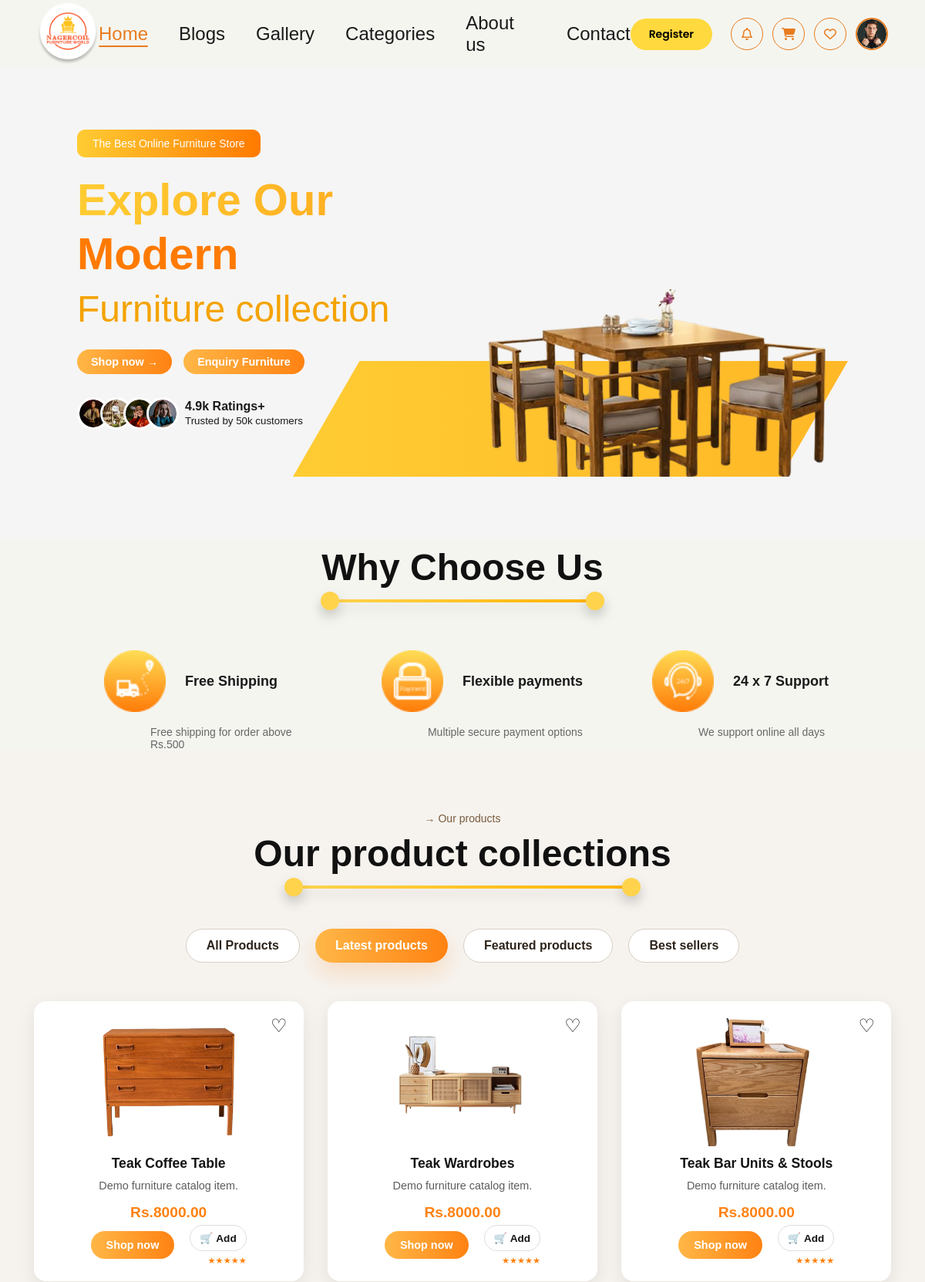
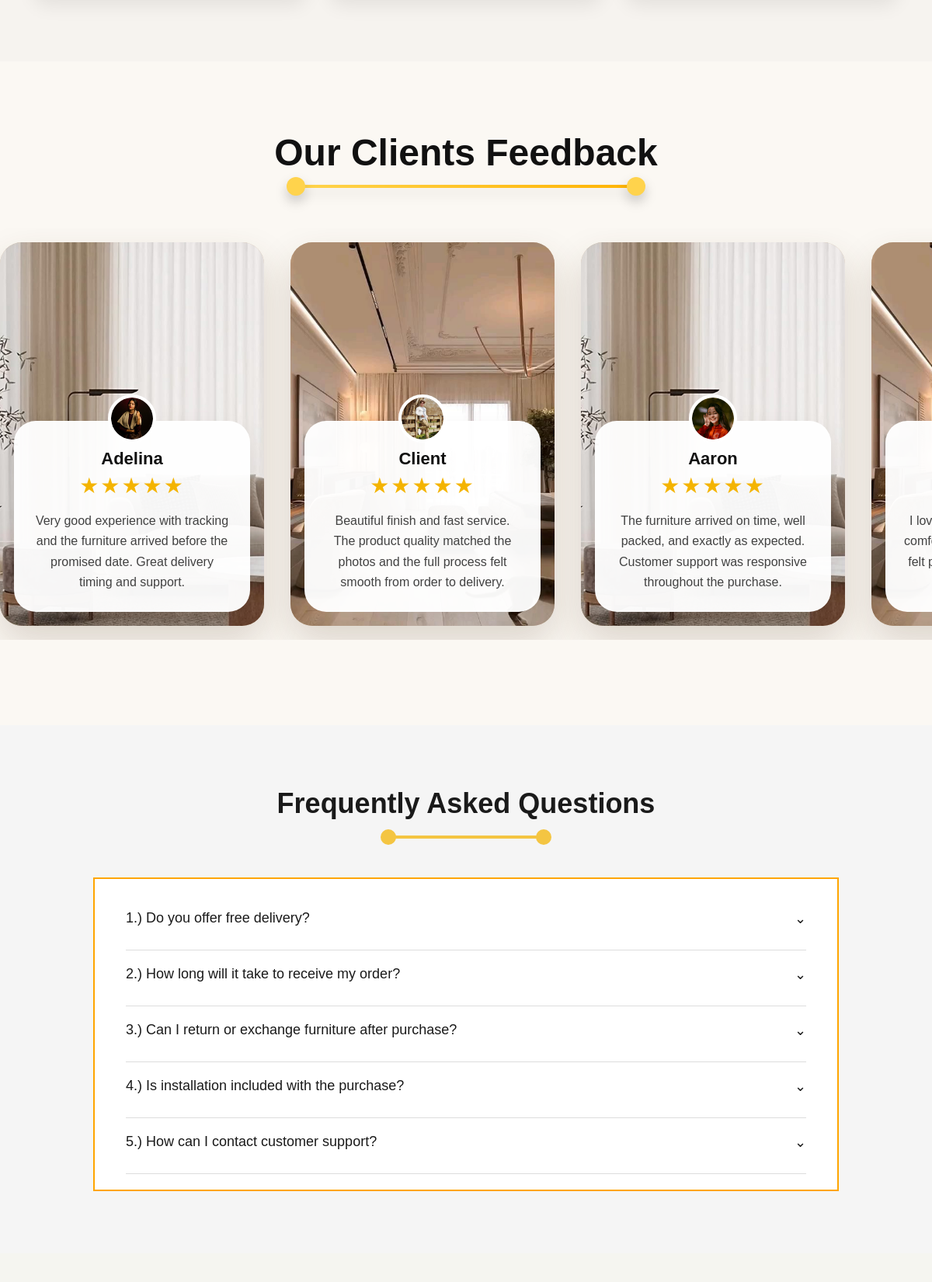
The page / (upper part) on the database its author committed (2 pictures, top to bottom).
### furniture/models.py (models this page shows, shortened)
class Product(models.Model):
    name = models.CharField(max_length=200)
    category = models.ForeignKey(Category, on_delete=models.CASCADE, related_name='products')
    description = models.TextField(blank=True)
    price = models.DecimalField(max_digits=10, decimal_places=2)
    image = models.ImageField(upload_to='products/')
    stock = models.PositiveIntegerField(default=0)
    created_at = models.DateTimeField(auto_now_add=True)

### furniture/views.py (the view)
# urls.py: path('',                    views.home,             name='home'),
def home(request):
    hero = HeroImage.objects.filter(is_active=True).first()
    featured_products = Product.objects.all()[:8]
    categories = Category.objects.all()
    wishlist_products = []
    if request.user.is_authenticated:
        wishlist_obj = Wishlist.objects.filter(user=request.user).first()
        if wishlist_obj:
            wishlist_products = list(wishlist_obj.products.all())
    context = {
        'hero_image': hero.image if hero else None,
        'featured_products': featured_products,
        'categories': categories,
        'wishlist_products': wishlist_products,
    }
    return render(request, 'home.html', context)

### furniture/templatetags/shop_tags.py (called while the page is built)
@register.simple_tag(takes_context=True)
def product_image_src(context, product):
    if product and getattr(product, 'image', None) and getattr(product.image, 'name', None):
        try:
            if product.image.storage.exists(product.image.name) and product.image.storage.size(product.image.name) > 300:
                return product.image.url
        except Exception:
            pass
    if product and getattr(product, 'id', None):
        fallback_num = (product.id % 9) + 1
        if fallback_num == 0:
            fallback_num = 1
    else:
        fallback_num = 1
    return f'/static/images/pro{fallback_num}.png'

### furniture/templates/home.html (shortened to what this page needs)
{% extends 'base.html' %}
{% load static %}
{% load shop_tags %}
{% block content %}
<div class="hero">
    <div class="hero-left">
        <div class="tag">The Best Online Furniture Store</div>
        <h1>
            <span class="animate-text">Explore Our</span>
            <span style="color:#ff7a00;">Modern</span>
        </h1>
        <div class="sub-text">Furniture collection</div>
        <div class="buttons">
            <a href="{% url 'shop' %}" class="btn btn-primary" style="text-decoration:none; display: inline-block;">Shop now →</a>
            <a href="{% url 'enquiry' %}" class="btn btn-link" style="text-decoration:none; display: inline-block;">Enquiry Furniture</a>
        </div>
        <div class="ratings">
            <img src="{% static 'images/t1.png' %}">
            <img src="{% static 'images/t2.png' %}">
            <img src="{% static 'images/t3.png' %}">
            <img src="{% static 'images/t4.png' %}">
            <div class="rating-text">
                <strong>4.9k Ratings+</strong><br>
                <small>Trusted by 50k customers</small>
            </div>
        </div>
    </div>
    <div class="hero-right">
        <img src="{% static 'images/homebanner.png' %}" alt="Furniture">
    </div>
</div>
 <section class="why-choose">
  <div class="section-heading">
    <h2 class="title">Why Choose Us</h2>
    <div class="feedback-underline"></div>
  </div>
<div class="features">
 <div class="feature-box">
    <div class="top-row">
      <div class="icon-circle">
        <img src="{% static 'images/homea.png' %}" alt="Shipping">
      </div>
      <h3>Free Shipping</h3>
    </div>
    <p>Free shipping for order above Rs.500</p>
  </div>
  <div class="feature-box">
    <div class="top-row">
      <div class="icon-circle">
        <img src="{% static 'images/homea2.png' %}" alt="Payment">
      </div>
      <h3>Flexible payments</h3>
    </div>
    <p>Multiple secure payment options</p>
  </div>
  <div class="feature-box">
    <div class="top-row">
      <div class="icon-circle">
        <img src="{% static 'images/homea3.png' %}" alt="Support">
      </div>
      <h3>24 x 7 Support</h3>
    </div>
    <p>We support online all days</p>
  </div>
</div>
</section>
<section class="product-collection">
  <p class="subtitle">→ Our products</p>
  <div class="section-heading">
    <h2 class="title">Our product collections</h2>
    <div class="feedback-underline"></div>
  </div>
  <div class="tabs">
    <button class="tab" onclick="filterTab('all', this)">All Products</button>
    <button class="tab active" onclick="filterTab('latest', this)">Latest products</button>
    <button class="tab" onclick="filterTab('featured', this)">Featured products</button>
    <button class="tab" onclick="filterTab('best', this)">Best sellers</button>
  </div>
  <div class="product-grid">
    {% for product in featured_products %}
    <div class="card" data-type="{% cycle 'latest' 'featured' 'best' %}">
      <a href="{% url 'toggle_wishlist' product.id %}" class="wishlist" style="text-decoration: none;">
        {% if request.user.is_authenticated and product in wishlist_products %}♥{% else %}♡{% endif %}
      </a>
      <a href="{% url 'product_detail' product.id %}" style="text-decoration: none; color: inherit; display: flex; flex-direction: column; flex-grow: 1;">
          <div class="card-image-wrapper">
            <img src="{% product_image_src product %}" alt="{{ product.name }}">
          </div>
          <div class="card-content">
            <h3>{{ product.name }}</h3>
            <p>{{ product.description|truncatewords:8 }}</p>
            <span class="price">Rs.{{ product.price|floatformat:2 }}</span>
          </div>
      </a>
      <div class="card-footer">
        <div class="card-actions">
          <a href="{% url 'shop' %}?category={{ product.category.slug }}" class="btn" style="text-decoration: none; padding: 10px 20px;">Shop now</a>
          <div class="action-stack">
            <a href="{% url 'add_to_cart' product.id %}?next={{ request.path|urlencode }}" class="btn-add" style="text-decoration:none;"><span class="add-icon">🛒</span>Add</a>
            <span class="rating">★★★★★</span>
          </div>
        </div>
      </div>
    </div>
    {% endfor %}
  </div>
</section>
<section class="feedback-section">
  <div class="feedback-header section-heading">
    <h2 class="feedback-title">Our Clients Feedback</h2>
    <div class="feedback-underline"></div>
  </div>
  <div class="feedback-track-wrap">
    <div class="feedback-track">
      <article class="feedback-card">
        <div class="feedback-overlay">
          <img class="feedback-avatar" src="{% static 'images/t1.png' %}" alt="Adelina">
          <h3>Adelina</h3>
          <div class="feedback-stars">★★★★★</div>
          <p>Very good experience with tracking and the furniture arrived before the promised date. Great delivery timing and support.</p>
        </div>
      </article>
      <article class="feedback-card">
        <div class="feedback-overlay">
          <img class="feedback-avatar" src="{% static 'images/t2.png' %}" alt="Client">
          <h3>Client</h3>
          <div class="feedback-stars">★★★★★</div>
          <p>Beautiful finish and fast service. The product quality matched the photos and the full process felt smooth from order to delivery.</p>
        </div>
      </article>
      <article class="feedback-card">
        <div class="feedback-overlay">
          <img class="feedback-avatar" src="{% static 'images/t3.png' %}" alt="Aaron">
          <h3>Aaron</h3>
          <div class="feedback-stars">★★★★★</div>
          <p>The furniture arrived on time, well packed, and exactly as expected. Customer support was responsive throughout the purchase.</p>
        </div>
      </article>
      <article class="feedback-card">
        <div class="feedback-overlay">
          <h3>Sophia</h3>
          <div class="feedback-stars">★★★★★</div>
          <p>I loved the modern design and the comfort level. The whole experience felt premium and the delivery team was very professional.</p>
        </div>
      </article>
    </div>
  </div>
</section>
<section class="faq-section">
    <h2 class="faq-title">Frequently Asked Questions</h2>
    <div class="faq-line"></div>
    <div class="faq-box">
        <div class="faq-item">
            <div class="faq-question">
                1.) Do you offer free delivery?
                <span class="faq-icon">⌄</span>
            </div>
        </div>
        <div class="faq-item">
            <div class="faq-question">
                2.) How long will it take to receive my order?
                <span class="faq-icon">⌄</span>
            </div>
        </div>
        <div class="faq-item">
            <div class="faq-question">
                3.) Can I return or exchange furniture after purchase?
                <span class="faq-icon">⌄</span>
            </div>
        </div>
        <div class="faq-item">
            <div class="faq-question">
                4.) Is installation included with the purchase?
                <span class="faq-icon">⌄</span>
            </div>
        </div>
        <div class="faq-item">
            <div class="faq-question">
                5.) How can I contact customer support?
                <span class="faq-icon">⌄</span>
            </div>
        </div>
    </div>
</section>
{% endblock %}

### furniture/templates/base.html (style rules this page uses)
*, *::before, *::after { box-sizing: border-box; margin: 0; padding: 0; }
:root { --orange-primary: #E87C1E; --orange-dark: #D4660A; --orange-light: #F5A623; --orange-bg: #FFF8F0; --black: #1A1A1A; --white: #FFFFFF; --gray-light: #F5F5F0; --nav-height: 88px; }
body { font-family: 'Poppins', sans-serif; background-color: var(--gray-light); color: var(--black); overflow-x: hidden; }

### rows shown on the page
Product: shows a picture, name "Teak Coffee Table", description "Demo furniture catalog item.", price "8000.00"
Product: shows a picture, name "Teak Wardrobes", description "Demo furniture catalog item.", price "8000.00"
Product: shows a picture, name "Teak Bar Units & Stools", description "Demo furniture catalog item.", price "8000.00"
